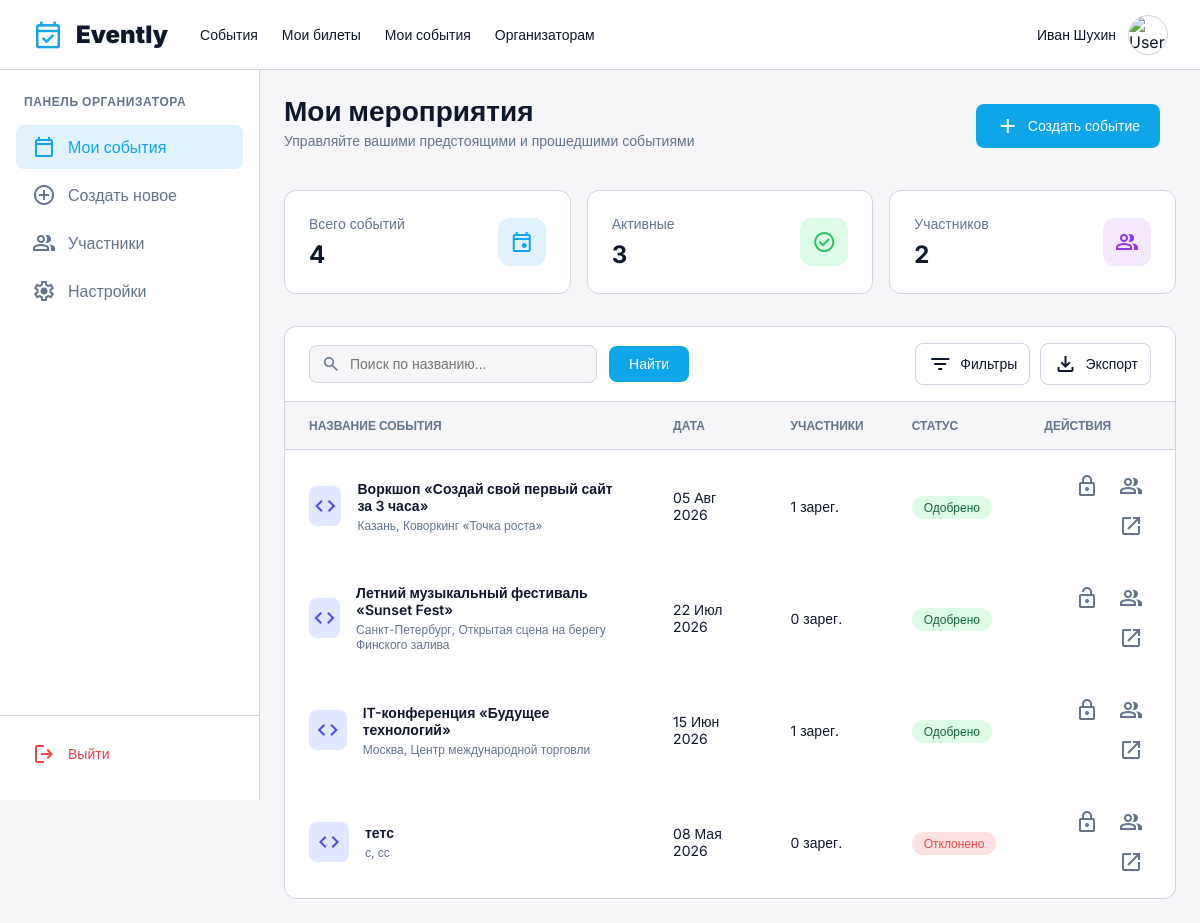
The page /my-event.php (signed in) on the database its author committed.
### tables this page shows
CREATE TABLE `event` (
  `id_event` int(11) NOT NULL,
  `photo` varchar(255) NOT NULL,
  `title` varchar(50) NOT NULL,
  `organizer_name` varchar(100) NOT NULL,
  `category` varchar(50) DEFAULT NULL,
  `event_type` varchar(50) DEFAULT NULL,
  `start_date` date DEFAULT NULL,
  `start_time` time DEFAULT NULL,
  `end_time` time DEFAULT NULL,
  `street` varchar(50) NOT NULL,
  `district` varchar(50) NOT NULL,
  `city` varchar(50) NOT NULL,
  `country` varchar(50) NOT NULL,
  `venue_name` varchar(100) NOT NULL,
  `floor` int(11) DEFAULT NULL,
  `entrance` varchar(11) NOT NULL,
  `region` varchar(50) NOT NULL,
  `price` int(11) UNSIGNED NOT NULL,
  `status` enum('moderation','active','rejected') NOT NULL DEFAULT 'moderation',
  `speakers` varchar(255) NOT NULL,
  `described` varchar(512) NOT NULL,
  `id` int(11) NOT NULL,
  `total_seats` int(11) DEFAULT 0,
  `registration_open` tinyint(1) NOT NULL DEFAULT 1
);

### my-event.php (the view, shortened to what this page needs)
<?php
require __DIR__ . '/bd.php';
$months_short = [
    'Jan' => 'Янв',
    'Feb' => 'Фев',
    'Mar' => 'Мар',
    'Apr' => 'Апр',
    'May' => 'Мая',
    'Jun' => 'Июн',
    'Jul' => 'Июл',
    'Aug' => 'Авг',
    'Sep' => 'Сен',
    'Oct' => 'Окт',
    'Nov' => 'Ноя',
    'Dec' => 'Дек'
];
$user_id = $_SESSION['user_id'];
$stmt = $pdo->prepare("SELECT * FROM event WHERE id = :user_id ORDER BY start_date DESC");
$stmt->execute(['user_id' => $user_id]);
$events = $stmt->fetchAll();
$total_events = count($events);
$active_events = 0;
foreach ($events as $event) {
    if ($event['status'] == 'active') {
        $active_events++;
    }
}
$participants_by_event = [];
$total_participants = 0;
if ($events) {
    $ids = array_column($events, 'id_event');
    $in = implode(',', array_fill(0, count($ids), '?'));
    $pstmt = $pdo->prepare("SELECT id_event, COUNT(*) AS cnt FROM reservation WHERE id_event IN ($in) GROUP BY id_event");
    $pstmt->execute($ids);
    foreach ($pstmt->fetchAll() as $row) {
        $participants_by_event[$row['id_event']] = (int)$row['cnt'];
        $total_participants += (int)$row['cnt'];
    }
}
?>
<!DOCTYPE html>
<html lang="ru">
<head>
    <link rel="stylesheet" href="my-event.css">
    <link rel="stylesheet" href="alerts.css">
    <link rel="stylesheet" href="ui-polish.css">
</head>
<body>
    <header class="header">
        <div class="header__left">
            <a href="Evently-hub.php" class="logo">
                <span class="logo__icon material-symbols-outlined">event_available</span>
                <span class="logo__text">Evently</span>
            </a>
            <nav class="nav">
                <a href="event-search.php" class="nav__link">События</a>
                <?php if (isset($_SESSION['user_id'])): ?>
                    <a href="my-tickets.php" class="nav__link">Мои билеты</a>
                <?php endif; ?>
                <?php if (isset($_SESSION['user_role']) && ($_SESSION['user_role'] === 'organizer')): ?>
                    <a href="my-event.php" class="nav__link">Мои события</a>
                    <a href="registration.php" class="nav__link">Организаторам</a>
                <?php endif; ?>
            </nav>
        </div>
        <div class="header__right">
            <?php if (isset($_SESSION['user_id'])): ?>
                <div class="user-profile">
                    <div class="teg-name">
                        <?= htmlspecialchars($_SESSION['name'] ?? 'Пользователь'); ?>
                    </div>
                    <img src="https://images.unsplash.com/photo-1494790108377-be9c29b29330?q=80&w=100&h=100&auto=format&fit=crop"
                        alt="User" class="nav-avatar">
                </div>
            <?php else: ?>
                <a href="login.php" class="btn-login">Вход</a>
                <a href="registration.php" class="btn-login">Регистрация</a>
            <?php endif; ?>
        </div>
    </header>
    <div class="layout-wrapper">
        <aside class="sidebar">
            <div class="sidebar__top">
                <h2 class="sidebar__title">Панель организатора</h2>
                <nav class="sidebar__nav">
                    <a href="my-event.php" class="sidebar__link active">
                        <span class="material-symbols-outlined">calendar_today</span>
                        <span>Мои события</span>
                    </a>
                    <a href="forma-event.php" class="sidebar__link">
                        <span class="material-symbols-outlined">add_circle</span>
                        <span>Создать новое</span>
                    </a>
                    <a href="list-participants.php" class="sidebar__link">
                        <span class="material-symbols-outlined">group</span>
                        <span>Участники</span>
                    </a>
                    <a href="personal-account.php" class="sidebar__link">
                        <span class="material-symbols-outlined">settings</span>
                        <span>Настройки</span>
                    </a>
                </nav>
            </div>
            <div class="sidebar__bottom">
                <a class="border__link" href="logout.php" onclick="return confirm('Вы уверены, что хотите выйти ?')">
                    <button class="btn-logout">
                        <span class="material-symbols-outlined">logout</span>
                        <span>Выйти</span>
                    </button>
                </a>
            </div>
        </aside>
        <main class="main-content">
            <div class="page-header">
                <div>
                    <h1 class="page-title">Мои мероприятия</h1>
                    <p class="page-subtitle">Управляйте вашими предстоящими и прошедшими событиями</p>
                </div>
                <a href="forma-event.php" class="sidebar__link">
                    <button class="btn-primary">
                        <span class="material-symbols-outlined">add</span>
                        Создать событие
                    </button>
                </a>
            </div>
            <div class="stats-grid">
                <div class="stat-card">
                    <div class="stat-info">
                        <p class="stat-label">Всего событий</p>
                        <p class="stat-value"><?= $total_events ?></p>
                    </div>
                    <div class="stat-icon icon-blue">
                        <span class="material-symbols-outlined">event</span>
                    </div>
                </div>
                <div class="stat-card">
                    <div class="stat-info">
                        <p class="stat-label">Активные</p>
                        <p class="stat-value"><?= $active_events ?></p>
                    </div>
                    <div class="stat-icon icon-green">
                        <span class="material-symbols-outlined">check_circle</span>
                    </div>
                </div>
                <div class="stat-card">
                    <div class="stat-info">
                        <p class="stat-label">Участников</p>
                        <p class="stat-value"><?= $total_participants ?></p>
                    </div>
                    <div class="stat-icon icon-purple">
                        <span class="material-symbols-outlined">group</span>
                    </div>
                </div>
            </div>
            <div class="table-container">
                <div class="table-toolbar">
                    <div class="search-box">
                        <div class="input-wrapper">
                            <span class="material-symbols-outlined search-icon">search</span>
                            <input type="text" placeholder="Поиск по названию...">
                        </div>
                        <button class="btn-search">Найти</button>
                    </div>
                    <div class="toolbar-actions">
                        <button class="btn-outline">
                            <span class="material-symbols-outlined">filter_list</span> Фильтры
                        </button>
                        <button class="btn-outline">
                            <span class="material-symbols-outlined">download</span> Экспорт
                        </button>
                    </div>
                </div>
                <div class="table-responsive">
                    <table class="events-table">
                        <thead>
                            <tr>
                                <th>Название события</th>
                                <th>Дата</th>
                                <th>Участники</th>
                                <th>Статус</th>
                                <th class="text-right">Действия</th>
                            </tr>
                        </thead>
                        <tbody>
                            <?php if (empty($events)): ?>
                                <tr>
                                    <td colspan="5" class="empty-table">
                                        У вас пока нет созданных событий
                                    </td>
                                </tr>
                            <?php else: ?>
                                <?php foreach ($events as $event): ?>
                                    <tr>
                                        <td>
                                            <div class="event-title-cell">
                                                <div class="event-icon bg-indigo"><span
                                                        class="material-symbols-outlined">code</span></div>
                                                <div>
                                                    <p class="event-name"> <?= htmlspecialchars($event['title']) ?></p>
                                                    <p class="event-location">
                                                        <?= htmlspecialchars($event['city']) ?>,
                                                        <?= htmlspecialchars($event['venue_name']) ?>
                                                    </p>
                                                </div>
                                            </div>
                                        </td>
                                        <td>
                                            <?= date('d', strtotime($event['start_date'])) ?>
                                            <?= $months_short[date('M', strtotime($event['start_date']))] ?>
                                            <?= date('Y', strtotime($event['start_date'])) ?>
                                        </td>
                                        <td>
                                            <div class="participants"><?= $participants_by_event[$event['id_event']] ?? 0 ?> зарег.</div>
                                        </td>
                                        <td>
                                            <?php if ($event['status'] == 'active'): ?>
                                                <span class="status active">Одобрено</span>
                                            <?php elseif ($event['status'] == 'moderation'): ?>
                                                <span class="status moderation">На проверке</span>
                                            <?php else: ?>
                                                <span class="status rejected">Отклонено</span>
                                            <?php endif; ?>
                                        </td>
                                        <td class="actions-cell">
                                            <?php if ($event['registration_open'] == 1): ?>
                                                <a href="toggle-registration.php?id=<?= $event['id_event'] ?>&action=close"
                                                    class="btn-icon" title="Закрыть регистрацию">
                                                    <span class="material-symbols-outlined">lock</span>
                                                </a>
                                            <?php else: ?>
                                                <a href="toggle-registration.php?id=<?= $event['id_event'] ?>&action=open"
                                                    class="btn-icon" title="Открыть регистрацию">
                                                    <span class="material-symbols-outlined">lock_open</span>
                                                </a>
                                            <?php endif; ?>
                                            <a href="list-participants.php?id=<?= (int)$event['id_event'] ?>" class="btn-icon" title="Список участников"><span class="material-symbols-outlined">group</span></a>
                                            <a href="event-page.php?id=<?= (int)$event['id_event'] ?>" class="btn-icon" title="Открыть страницу события"><span class="material-symbols-outlined">open_in_new</span></a>
                                        </td>
                                    </tr>
                                <?php endforeach; ?>
                            <?php endif; ?>
                        </tbody>
                    </table>
                </div>
            </div>
        </main>
    </div>
</body>
</html>

### ui-polish.css (style rules this page uses)
:root { --ev-ring: #0ea5e9; --ev-ease: 200ms cubic-bezier(.4, 0, .2, 1); }
button, [role="button"], .btn, .btn-primary, .btn-outline, .btn-register, .btn-more, .btn-submit, .submit-btn, .btn-search, .btn-login, .view-all, label.role-card { cursor: pointer; transition: transform var(--ev-ease), box-shadow var(--ev-ease), background-color var(--ev-ease), color var(--ev-ease), border-color var(--ev-ease); }
.nav__link, .top-nav a, .footer__links a, .footer-links a { transition: color var(--ev-ease), opacity var(--ev-ease); }

### rows shown on the page
event: title "Воркшоп «Создай свой первый сайт за 3 часа»", city "Казань", venue_name "Коворкинг «Точка роста»", start_date "05", start_date "Авг", start_date "2026", id_event "1", status "Одобрено"
event: title "Летний музыкальный фестиваль «Sunset Fest»", city "Санкт-Петербург", venue_name "Открытая сцена на берегу Финского залива", start_date "22", start_date "Июл", start_date "2026", id_event "0", status "Одобрено"
event: title "IT-конференция «Будущее технологий»", city "Москва", venue_name "Центр международной торговли", start_date "15", start_date "Июн", start_date "2026", id_event "1", status "Одобрено"
event: title "тетс", city "с", venue_name "сс", start_date "08", start_date "Мая", start_date "2026", id_event "0", status "Отклонено"

### other values the page prints
$_SESSION['name'] "Иван Шухин"
$total_events "4"
$active_events "3"
$total_participants "2"
